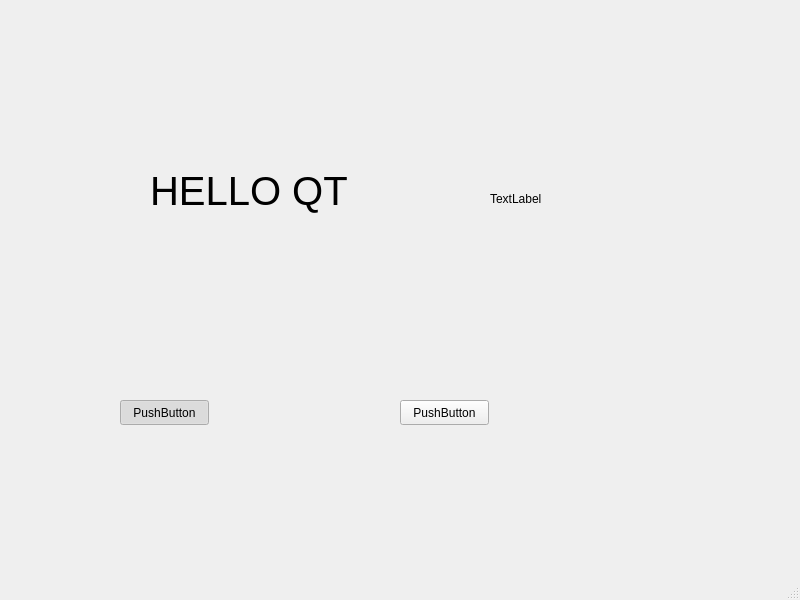
<?xml version="1.0" encoding="UTF-8"?>
<ui version="4.0">
 <class>MainWindow</class>
 <widget class="QMainWindow" name="MainWindow">
  <property name="geometry">
   <rect>
    <x>0</x>
    <y>0</y>
    <width>800</width>
    <height>600</height>
   </rect>
  </property>
  <property name="windowTitle">
   <string>MainWindow</string>
  </property>
  <widget class="QWidget" name="centralwidget">
   <widget class="QLabel" name="LAB">
    <property name="geometry">
     <rect>
      <x>150</x>
      <y>140</y>
      <width>321</width>
      <height>101</height>
     </rect>
    </property>
    <property name="font">
     <font>
      <pointsize>30</pointsize>
     </font>
    </property>
    <property name="text">
     <string>HELLO QT</string>
    </property>
   </widget>
   <widget class="QPushButton" name="pushButton">
    <property name="geometry">
     <rect>
      <x>120</x>
      <y>400</y>
      <width>89</width>
      <height>25</height>
     </rect>
    </property>
    <property name="text">
     <string>PushButton</string>
    </property>
    <property name="checkable">
     <bool>true</bool>
    </property>
    <property name="checked">
     <bool>true</bool>
    </property>
   </widget>
   <widget class="QPushButton" name="button_exit">
    <property name="geometry">
     <rect>
      <x>400</x>
      <y>400</y>
      <width>89</width>
      <height>25</height>
     </rect>
    </property>
    <property name="text">
     <string>PushButton</string>
    </property>
   </widget>
   <widget class="QLabel" name="small">
    <property name="geometry">
     <rect>
      <x>490</x>
      <y>190</y>
      <width>67</width>
      <height>17</height>
     </rect>
    </property>
    <property name="text">
     <string>TextLabel</string>
    </property>
   </widget>
  </widget>
  <widget class="QMenuBar" name="menubar">
   <property name="geometry">
    <rect>
     <x>0</x>
     <y>0</y>
     <width>800</width>
     <height>28</height>
    </rect>
   </property>
  </widget>
  <widget class="QStatusBar" name="statusbar"/>
 </widget>
 <resources/>
 <connections/>
</ui>
